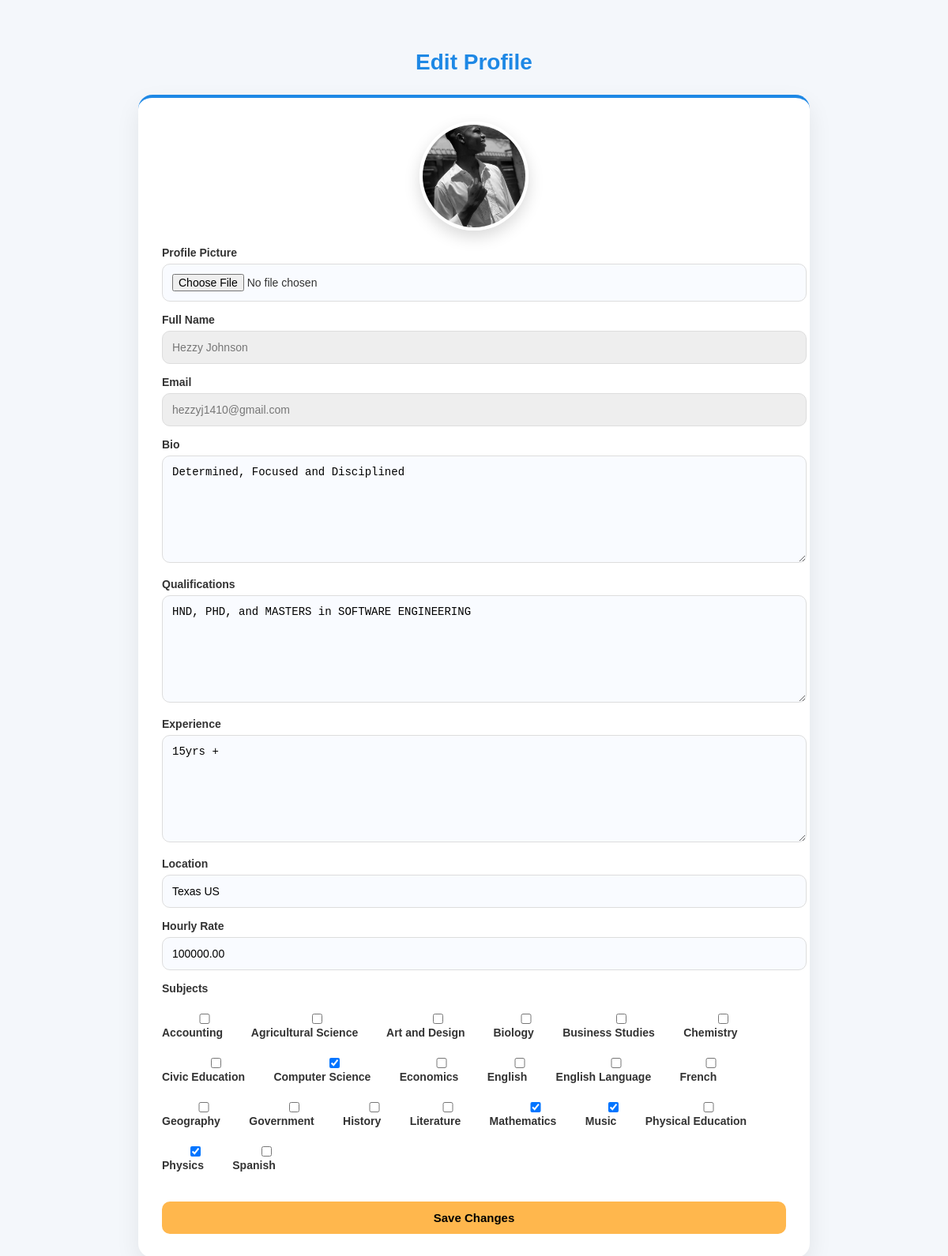
Screenshot of /tutor/tutor-edit-profile.php (signed in) with the database file from the repository.
### tables this page shows
CREATE TABLE IF NOT EXISTS `tutor_profile` (
  `id` int NOT NULL AUTO_INCREMENT,
  `user_id` int NOT NULL,
  `bio` text,
  `qualification` text,
  `experience` text,
  `location` varchar(255) DEFAULT NULL,
  `hourly_rate` decimal(10,2) DEFAULT '0.00',
  `profile_pic` varchar(255) DEFAULT NULL,
  `is_verified` tinyint(1) DEFAULT '0',
  `rating_avg` decimal(4,2) DEFAULT '0.00',
  `total_reviews` int DEFAULT '0',
  `created_at` timestamp NULL DEFAULT CURRENT_TIMESTAMP,
  `updated_at` timestamp NULL DEFAULT CURRENT_TIMESTAMP ON UPDATE CURRENT_TIMESTAMP,
  PRIMARY KEY (`id`),
  UNIQUE KEY `uq_user_id` (`user_id`),
  KEY `idx_user_id` (`user_id`)
);

CREATE TABLE IF NOT EXISTS `users` (
  `id` int NOT NULL AUTO_INCREMENT,
  `fullname` varchar(120) NOT NULL,
  `email` varchar(150) NOT NULL,
  `password` varchar(255) NOT NULL,
  `role` enum('parent','tutor','admin') NOT NULL,
  `created_at` timestamp NULL DEFAULT CURRENT_TIMESTAMP,
  PRIMARY KEY (`id`),
  UNIQUE KEY `email` (`email`)
);

CREATE TABLE IF NOT EXISTS `subjects` (
  `id` int NOT NULL AUTO_INCREMENT,
  `name` varchar(100) NOT NULL,
  PRIMARY KEY (`id`),
  UNIQUE KEY `name` (`name`)
);

### processes/tutor-edit-profile-processes.php (called while the page is built, shortened)
<?php
$db = new Database();
$conn = $db->connect();
$user_id = $_SESSION['user_id'];
$stmt = $conn->prepare("
    SELECT
        u.id,
        u.fullname,
        u.email,
        t.bio,
        t.qualification,
        t.experience,
        t.location,
        t.hourly_rate,
        t.profile_pic
    FROM users u
    LEFT JOIN tutor_profile t
    ON u.id = t.user_id
    WHERE u.id = ?
");
$stmt->execute([$user_id]);
$data = $stmt->fetch(PDO::FETCH_ASSOC);
$stmt = $conn->query("SELECT id, name FROM subjects ORDER BY name");
$subjects = $stmt->fetchAll(PDO::FETCH_ASSOC);
try {
    $stmt = $conn->prepare("SELECT subject_id FROM tutor_subjects WHERE tutor_id = ?");
    $stmt->execute([$user_id]);
    $assigned_rows = $stmt->fetchAll(PDO::FETCH_ASSOC);
    $assigned_subjects = array_map(function($r){return (int)$r['subject_id'];}, $assigned_rows);
} catch (PDOException $e) {
    $assigned_subjects = [];
}
?>

### tutor/tutor-edit-profile.php (the view, shortened to what this page needs)
<?php
require_once "../processes/tutor-edit-profile-processes.php";
?>
<!DOCTYPE html>
<html>
<head>
    <link rel="stylesheet" href="/brilliance/assets/css/tutor-edit-profile.css">
</head>
<body>
<section class="dashboard-section">
<div class="container">
<div class="section-title">
    <h2>Edit Profile</h2>
</div>
<form class="tutor-card"
      method="POST"
      action="../processes/tutor-update-profile-processes.php"
      enctype="multipart/form-data">
    <div class="avatar-wrapper">
        <?php if(!empty($data['profile_pic'])): ?>
            <img src="../uploads/<?php echo htmlspecialchars($data['profile_pic']); ?>" alt="Profile" class="profile-avatar">
        <?php else: ?>
            <div class="no-img">No Image</div>
        <?php endif; ?>
    </div>
    <label>Profile Picture</label>
    <input type="file" name="profile_pic">
    <label>Full Name</label>
    <input type="text" value="<?php echo htmlspecialchars($data['fullname']); ?>" disabled>
    <label>Email</label>
    <input type="text" value="<?php echo htmlspecialchars($data['email']); ?>" disabled>
    <label>Bio</label>
    <textarea name="bio"><?php echo $data['bio']; ?></textarea>
    <label>Qualifications</label>
    <textarea name="qualification" placeholder="List degrees, certifications, institutions, years etc."><?php echo htmlspecialchars($data['qualification'] ?? ''); ?></textarea>
    <label>Experience</label>
    <textarea name="experience"><?php echo $data['experience']; ?></textarea>
    <label>Location</label>
    <input type="text" name="location" value="<?php echo $data['location']; ?>">
    <label>Hourly Rate</label>
    <input type="number" name="hourly_rate" value="<?php echo $data['hourly_rate']; ?>">
    <label>Subjects</label>
    <div style="margin-bottom:12px">
        <?php if (!empty($subjects)): ?>
            <?php foreach ($subjects as $s): ?>
                <label style="display:inline-block;margin-right:8px">
                    <input type="checkbox" name="subjects[]" value="<?= $s['id'] ?>" <?php if (!empty($assigned_subjects) && in_array($s['id'], $assigned_subjects)) echo 'checked'; ?>>
                    <?= htmlspecialchars($s['name']) ?>
                </label>
            <?php endforeach; ?>
        <?php else: ?>
            <div class="muted">No subjects available. Ask admin to add subjects.</div>
        <?php endif; ?>
    </div>
    <button class="btn-primary" name="update">
        Save Changes
    </button>
</form>
</div>
</section>
</body>
</html>

### assets/css/tutor-edit-profile.css (style rules this page uses)
body { margin: 0; font-family: 'Poppins', Arial, sans-serif; background: #f4f7fb; color: #333; }
.dashboard-section { padding: 40px 15px; }
.container { max-width: 850px; margin: auto; }
.section-title { text-align: center; margin-bottom: 25px; }
.section-title h2 { font-size: 28px; color: #1e88e5; font-weight: 700; }
.tutor-card { background: #fff; padding: 30px; border-radius: 18px; box-shadow: 0 12px 30px rgba(0,0,0,0.08); border-top: 4px solid #1e88e5; }
.avatar-wrapper { display: flex; justify-content: center; margin-bottom: 20px; }
.profile-avatar { width: 130px; height: 130px; border-radius: 50%; object-fit: cover; border: 4px solid #fff; box-shadow: 0 8px 20px rgba(0,0,0,0.15); }
.tutor-card label { display: block; margin-top: 15px; margin-bottom: 6px; font-weight: 600; color: #333; font-size: 14px; }
.tutor-card input, .tutor-card textarea { width: 100%; padding: 12px; border-radius: 10px; border: 1px solid #ddd; background: #f9fbff; font-size: 14px; outline: none; transition: 0.3s ease; }
.tutor-card input:disabled { background: #eee; color: #777; }
.tutor-card textarea { min-height: 110px; resize: vertical; }
.btn-primary { margin-top: 20px; width: 100%; padding: 12px; background: #ffb74d; border: none; color: #000; font-weight: 600; font-size: 15px; border-radius: 10px; cursor: pointer; transition: 0.3s ease; }

### rows the page displays
tutor_profile: profile_pic (picture), user.fullname "Hezzy Johnson", user.email "hezzyj1410@gmail.com", bio "Determined, Focused and Disciplined", qualification "HND, PHD, and MASTERS in SOFTWARE ENGINEERING", experience "15yrs +", location "Texas US", hourly_rate "100000.00"
subjects: name "Accounting"
subjects: name "Agricultural Science"
subjects: name "Art and Design"
subjects: name "Biology"
subjects: name "Business Studies"
subjects: name "Chemistry"
subjects: name "Civic Education"
subjects: id "☑", name "Computer Science"
subjects: name "Economics"
subjects: name "English"
subjects: name "English Language"
subjects: name "French"
subjects: name "Geography"
subjects: name "Government"
subjects: name "History"
subjects: name "Literature"
subjects: id "☑", name "Mathematics"
subjects: id "☑", name "Music"
subjects: name "Physical Education"
subjects: id "☑", name "Physics"
subjects: name "Spanish"
